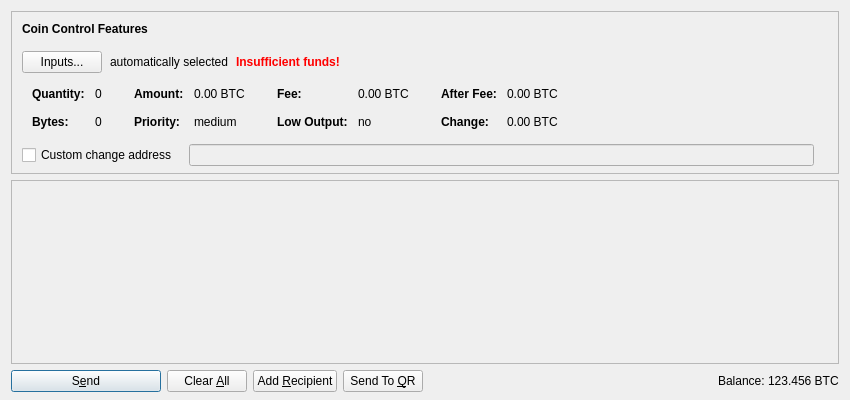
<?xml version="1.0" encoding="UTF-8"?>
<ui version="4.0">
 <class>SendCoinsDialog</class>
 <widget class="QDialog" name="SendCoinsDialog">
  <property name="geometry">
   <rect>
    <x>0</x>
    <y>0</y>
    <width>850</width>
    <height>400</height>
   </rect>
  </property>
  <property name="windowTitle">
   <string>Send Coins</string>
  </property>
  <layout class="QVBoxLayout" name="verticalLayout" stretch="0,1,0">
   <property name="bottomMargin">
    <number>8</number>
   </property>
   <item>
    <widget class="QFrame" name="frameCoinControl">
     <property name="sizePolicy">
      <sizepolicy hsizetype="Expanding" vsizetype="Expanding">
       <horstretch>0</horstretch>
       <verstretch>0</verstretch>
      </sizepolicy>
     </property>
     <property name="maximumSize">
      <size>
       <width>16777215</width>
       <height>16777215</height>
      </size>
     </property>
     <property name="frameShape">
      <enum>QFrame::StyledPanel</enum>
     </property>
     <property name="frameShadow">
      <enum>QFrame::Sunken</enum>
     </property>
     <layout class="QVBoxLayout" name="verticalLayoutCoinControl2">
      <property name="spacing">
       <number>0</number>
      </property>
      <property name="leftMargin">
       <number>0</number>
      </property>
      <property name="topMargin">
       <number>0</number>
      </property>
      <property name="rightMargin">
       <number>0</number>
      </property>
      <property name="bottomMargin">
       <number>6</number>
      </property>
      <item>
       <layout class="QVBoxLayout" name="verticalLayoutCoinControl" stretch="0,0,0,0,1">
        <property name="spacing">
         <number>0</number>
        </property>
        <property name="leftMargin">
         <number>10</number>
        </property>
        <property name="topMargin">
         <number>10</number>
        </property>
        <item>
         <layout class="QHBoxLayout" name="horizontalLayoutCoinControl1">
          <property name="bottomMargin">
           <number>15</number>
          </property>
          <item>
           <widget class="QLabel" name="labelCoinControlFeatures">
            <property name="sizePolicy">
             <sizepolicy hsizetype="Preferred" vsizetype="Maximum">
              <horstretch>0</horstretch>
              <verstretch>0</verstretch>
             </sizepolicy>
            </property>
            <property name="font">
             <font>
              <weight>75</weight>
              <bold>true</bold>
             </font>
            </property>
            <property name="styleSheet">
             <string notr="true">font-weight:bold;</string>
            </property>
            <property name="text">
             <string>Coin Control Features</string>
            </property>
           </widget>
          </item>
         </layout>
        </item>
        <item>
         <layout class="QHBoxLayout" name="horizontalLayoutCoinControl2" stretch="0,0,0,0">
          <property name="spacing">
           <number>8</number>
          </property>
          <property name="bottomMargin">
           <number>10</number>
          </property>
          <item>
           <widget class="QPushButton" name="pushButtonCoinControl">
            <property name="styleSheet">
             <string notr="true"/>
            </property>
            <property name="text">
             <string>Inputs...</string>
            </property>
           </widget>
          </item>
          <item>
           <widget class="QLabel" name="labelCoinControlAutomaticallySelected">
            <property name="text">
             <string>automatically selected</string>
            </property>
            <property name="margin">
             <number>5</number>
            </property>
           </widget>
          </item>
          <item>
           <widget class="QLabel" name="labelCoinControlInsuffFunds">
            <property name="font">
             <font>
              <weight>75</weight>
              <bold>true</bold>
             </font>
            </property>
            <property name="styleSheet">
             <string notr="true">color:red;font-weight:bold;</string>
            </property>
            <property name="text">
             <string>Insufficient funds!</string>
            </property>
            <property name="margin">
             <number>5</number>
            </property>
           </widget>
          </item>
          <item>
           <spacer name="horizontalSpacerCoinControl">
            <property name="orientation">
             <enum>Qt::Horizontal</enum>
            </property>
            <property name="sizeHint" stdset="0">
             <size>
              <width>40</width>
              <height>1</height>
             </size>
            </property>
           </spacer>
          </item>
         </layout>
        </item>
        <item>
         <widget class="QWidget" name="widgetCoinControl" native="true">
          <property name="sizePolicy">
           <sizepolicy hsizetype="Preferred" vsizetype="Preferred">
            <horstretch>0</horstretch>
            <verstretch>0</verstretch>
           </sizepolicy>
          </property>
          <property name="minimumSize">
           <size>
            <width>0</width>
            <height>0</height>
           </size>
          </property>
          <property name="styleSheet">
           <string notr="true"/>
          </property>
          <layout class="QHBoxLayout" name="horizontalLayoutCoinControl5">
           <property name="margin">
            <number>0</number>
           </property>
           <item>
            <layout class="QHBoxLayout" name="horizontalLayoutCoinControl3" stretch="0,0,0,1">
             <property name="spacing">
              <number>20</number>
             </property>
             <property name="topMargin">
              <number>0</number>
             </property>
             <property name="bottomMargin">
              <number>10</number>
             </property>
             <item>
              <layout class="QFormLayout" name="formLayoutCoinControl1">
               <property name="horizontalSpacing">
                <number>10</number>
               </property>
               <property name="verticalSpacing">
                <number>14</number>
               </property>
               <property name="leftMargin">
                <number>10</number>
               </property>
               <property name="topMargin">
                <number>4</number>
               </property>
               <property name="rightMargin">
                <number>6</number>
               </property>
               <item row="0" column="0">
                <widget class="QLabel" name="labelCoinControlQuantityText">
                 <property name="font">
                  <font>
                   <weight>75</weight>
                   <bold>true</bold>
                  </font>
                 </property>
                 <property name="text">
                  <string>Quantity:</string>
                 </property>
                 <property name="margin">
                  <number>0</number>
                 </property>
                </widget>
               </item>
               <item row="0" column="1">
                <widget class="QLabel" name="labelCoinControlQuantity">
                 <property name="cursor">
                  <cursorShape>IBeamCursor</cursorShape>
                 </property>
                 <property name="contextMenuPolicy">
                  <enum>Qt::ActionsContextMenu</enum>
                 </property>
                 <property name="text">
                  <string notr="true">0</string>
                 </property>
                 <property name="margin">
                  <number>0</number>
                 </property>
                 <property name="textInteractionFlags">
                  <set>Qt::LinksAccessibleByMouse|Qt::TextSelectableByKeyboard|Qt::TextSelectableByMouse</set>
                 </property>
                </widget>
               </item>
               <item row="1" column="0">
                <widget class="QLabel" name="labelCoinControlBytesText">
                 <property name="font">
                  <font>
                   <weight>75</weight>
                   <bold>true</bold>
                  </font>
                 </property>
                 <property name="text">
                  <string>Bytes:</string>
                 </property>
                </widget>
               </item>
               <item row="1" column="1">
                <widget class="QLabel" name="labelCoinControlBytes">
                 <property name="cursor">
                  <cursorShape>IBeamCursor</cursorShape>
                 </property>
                 <property name="contextMenuPolicy">
                  <enum>Qt::ActionsContextMenu</enum>
                 </property>
                 <property name="text">
                  <string notr="true">0</string>
                 </property>
                 <property name="textInteractionFlags">
                  <set>Qt::LinksAccessibleByMouse|Qt::TextSelectableByKeyboard|Qt::TextSelectableByMouse</set>
                 </property>
                </widget>
               </item>
              </layout>
             </item>
             <item>
              <layout class="QFormLayout" name="formLayoutCoinControl2">
               <property name="horizontalSpacing">
                <number>10</number>
               </property>
               <property name="verticalSpacing">
                <number>14</number>
               </property>
               <property name="leftMargin">
                <number>6</number>
               </property>
               <property name="topMargin">
                <number>4</number>
               </property>
               <property name="rightMargin">
                <number>6</number>
               </property>
               <item row="0" column="0">
                <widget class="QLabel" name="labelCoinControlAmountText">
                 <property name="font">
                  <font>
                   <weight>75</weight>
                   <bold>true</bold>
                  </font>
                 </property>
                 <property name="text">
                  <string>Amount:</string>
                 </property>
                 <property name="margin">
                  <number>0</number>
                 </property>
                </widget>
               </item>
               <item row="0" column="1">
                <widget class="QLabel" name="labelCoinControlAmount">
                 <property name="cursor">
                  <cursorShape>IBeamCursor</cursorShape>
                 </property>
                 <property name="contextMenuPolicy">
                  <enum>Qt::ActionsContextMenu</enum>
                 </property>
                 <property name="text">
                  <string notr="true">0.00 BTC</string>
                 </property>
                 <property name="textInteractionFlags">
                  <set>Qt::LinksAccessibleByMouse|Qt::TextSelectableByKeyboard|Qt::TextSelectableByMouse</set>
                 </property>
                </widget>
               </item>
               <item row="1" column="0">
                <widget class="QLabel" name="labelCoinControlPriorityText">
                 <property name="font">
                  <font>
                   <weight>75</weight>
                   <bold>true</bold>
                  </font>
                 </property>
                 <property name="text">
                  <string>Priority:</string>
                 </property>
                </widget>
               </item>
               <item row="1" column="1">
                <widget class="QLabel" name="labelCoinControlPriority">
                 <property name="cursor">
                  <cursorShape>IBeamCursor</cursorShape>
                 </property>
                 <property name="contextMenuPolicy">
                  <enum>Qt::ActionsContextMenu</enum>
                 </property>
                 <property name="text">
                  <string notr="true">medium</string>
                 </property>
                 <property name="textInteractionFlags">
                  <set>Qt::LinksAccessibleByMouse|Qt::TextSelectableByKeyboard|Qt::TextSelectableByMouse</set>
                 </property>
                </widget>
               </item>
              </layout>
             </item>
             <item>
              <layout class="QFormLayout" name="formLayoutCoinControl3">
               <property name="horizontalSpacing">
                <number>10</number>
               </property>
               <property name="verticalSpacing">
                <number>14</number>
               </property>
               <property name="leftMargin">
                <number>6</number>
               </property>
               <property name="topMargin">
                <number>4</number>
               </property>
               <property name="rightMargin">
                <number>6</number>
               </property>
               <item row="0" column="0">
                <widget class="QLabel" name="labelCoinControlFeeText">
                 <property name="font">
                  <font>
                   <weight>75</weight>
                   <bold>true</bold>
                  </font>
                 </property>
                 <property name="text">
                  <string>Fee:</string>
                 </property>
                 <property name="margin">
                  <number>0</number>
                 </property>
                </widget>
               </item>
               <item row="0" column="1">
                <widget class="QLabel" name="labelCoinControlFee">
                 <property name="cursor">
                  <cursorShape>IBeamCursor</cursorShape>
                 </property>
                 <property name="contextMenuPolicy">
                  <enum>Qt::ActionsContextMenu</enum>
                 </property>
                 <property name="text">
                  <string notr="true">0.00 BTC</string>
                 </property>
                 <property name="textInteractionFlags">
                  <set>Qt::LinksAccessibleByMouse|Qt::TextSelectableByKeyboard|Qt::TextSelectableByMouse</set>
                 </property>
                </widget>
               </item>
               <item row="1" column="0">
                <widget class="QLabel" name="labelCoinControlLowOutputText">
                 <property name="font">
                  <font>
                   <weight>75</weight>
                   <bold>true</bold>
                  </font>
                 </property>
                 <property name="text">
                  <string>Low Output:</string>
                 </property>
                </widget>
               </item>
               <item row="1" column="1">
                <widget class="QLabel" name="labelCoinControlLowOutput">
                 <property name="cursor">
                  <cursorShape>IBeamCursor</cursorShape>
                 </property>
                 <property name="contextMenuPolicy">
                  <enum>Qt::ActionsContextMenu</enum>
                 </property>
                 <property name="text">
                  <string notr="true">no</string>
                 </property>
                 <property name="textInteractionFlags">
                  <set>Qt::LinksAccessibleByMouse|Qt::TextSelectableByKeyboard|Qt::TextSelectableByMouse</set>
                 </property>
                </widget>
               </item>
              </layout>
             </item>
             <item>
              <layout class="QFormLayout" name="formLayoutCoinControl4">
               <property name="horizontalSpacing">
                <number>10</number>
               </property>
               <property name="verticalSpacing">
                <number>14</number>
               </property>
               <property name="leftMargin">
                <number>6</number>
               </property>
               <property name="topMargin">
                <number>4</number>
               </property>
               <property name="rightMargin">
                <number>6</number>
               </property>
               <item row="0" column="0">
                <widget class="QLabel" name="labelCoinControlAfterFeeText">
                 <property name="font">
                  <font>
                   <weight>75</weight>
                   <bold>true</bold>
                  </font>
                 </property>
                 <property name="text">
                  <string>After Fee:</string>
                 </property>
                 <property name="margin">
                  <number>0</number>
                 </property>
                </widget>
               </item>
               <item row="0" column="1">
                <widget class="QLabel" name="labelCoinControlAfterFee">
                 <property name="cursor">
                  <cursorShape>IBeamCursor</cursorShape>
                 </property>
                 <property name="contextMenuPolicy">
                  <enum>Qt::ActionsContextMenu</enum>
                 </property>
                 <property name="text">
                  <string notr="true">0.00 BTC</string>
                 </property>
                 <property name="textInteractionFlags">
                  <set>Qt::LinksAccessibleByMouse|Qt::TextSelectableByKeyboard|Qt::TextSelectableByMouse</set>
                 </property>
                </widget>
               </item>
               <item row="1" column="0">
                <widget class="QLabel" name="labelCoinControlChangeText">
                 <property name="font">
                  <font>
                   <weight>75</weight>
                   <bold>true</bold>
                  </font>
                 </property>
                 <property name="text">
                  <string>Change:</string>
                 </property>
                </widget>
               </item>
               <item row="1" column="1">
                <widget class="QLabel" name="labelCoinControlChange">
                 <property name="cursor">
                  <cursorShape>IBeamCursor</cursorShape>
                 </property>
                 <property name="contextMenuPolicy">
                  <enum>Qt::ActionsContextMenu</enum>
                 </property>
                 <property name="text">
                  <string notr="true">0.00 BTC</string>
                 </property>
                 <property name="textInteractionFlags">
                  <set>Qt::LinksAccessibleByMouse|Qt::TextSelectableByKeyboard|Qt::TextSelectableByMouse</set>
                 </property>
                </widget>
               </item>
              </layout>
             </item>
            </layout>
           </item>
          </layout>
         </widget>
        </item>
        <item>
         <layout class="QHBoxLayout" name="horizontalLayoutCoinControl4" stretch="0,0,0">
          <property name="spacing">
           <number>12</number>
          </property>
          <property name="sizeConstraint">
           <enum>QLayout::SetDefaultConstraint</enum>
          </property>
          <property name="topMargin">
           <number>5</number>
          </property>
          <property name="rightMargin">
           <number>5</number>
          </property>
          <item>
           <widget class="QCheckBox" name="checkBoxCoinControlChange">
            <property name="toolTip">
             <string>If this is activated, but the change address is empty or invalid, change will be sent to a newly generated address.</string>
            </property>
            <property name="text">
             <string>Custom change address</string>
            </property>
           </widget>
          </item>
          <item>
           <widget class="QValidatedLineEdit" name="lineEditCoinControlChange">
            <property name="enabled">
             <bool>false</bool>
            </property>
            <property name="sizePolicy">
             <sizepolicy hsizetype="Expanding" vsizetype="Fixed">
              <horstretch>0</horstretch>
              <verstretch>0</verstretch>
             </sizepolicy>
            </property>
           </widget>
          </item>
          <item>
           <widget class="QLabel" name="labelCoinControlChangeLabel">
            <property name="sizePolicy">
             <sizepolicy hsizetype="Preferred" vsizetype="Expanding">
              <horstretch>0</horstretch>
              <verstretch>0</verstretch>
             </sizepolicy>
            </property>
            <property name="minimumSize">
             <size>
              <width>0</width>
              <height>0</height>
             </size>
            </property>
            <property name="text">
             <string/>
            </property>
            <property name="margin">
             <number>3</number>
            </property>
           </widget>
          </item>
         </layout>
        </item>
        <item>
         <spacer name="verticalSpacerCoinControl">
          <property name="orientation">
           <enum>Qt::Vertical</enum>
          </property>
          <property name="sizeHint" stdset="0">
           <size>
            <width>800</width>
            <height>1</height>
           </size>
          </property>
         </spacer>
        </item>
       </layout>
      </item>
     </layout>
    </widget>
   </item>
   <item>
    <widget class="QScrollArea" name="scrollArea">
     <property name="widgetResizable">
      <bool>true</bool>
     </property>
     <widget class="QWidget" name="scrollAreaWidgetContents">
      <property name="geometry">
       <rect>
        <x>0</x>
        <y>0</y>
        <width>830</width>
        <height>177</height>
       </rect>
      </property>
      <layout class="QVBoxLayout" name="verticalLayout_2" stretch="0,1">
       <property name="margin">
        <number>0</number>
       </property>
       <item>
        <layout class="QVBoxLayout" name="entries">
         <property name="spacing">
          <number>6</number>
         </property>
        </layout>
       </item>
       <item>
        <spacer name="verticalSpacer">
         <property name="orientation">
          <enum>Qt::Vertical</enum>
         </property>
         <property name="sizeHint" stdset="0">
          <size>
           <width>20</width>
           <height>40</height>
          </size>
         </property>
        </spacer>
       </item>
      </layout>
     </widget>
    </widget>
   </item>
   <item>
    <layout class="QHBoxLayout" name="horizontalLayout">
     <item>
      <widget class="QPushButton" name="sendButton">
       <property name="minimumSize">
        <size>
         <width>150</width>
         <height>0</height>
        </size>
       </property>
       <property name="toolTip">
        <string>Confirm the send action</string>
       </property>
       <property name="text">
        <string>S&amp;end</string>
       </property>
       <property name="icon">
        <iconset resource="../fedoracoin.qrc">
         <normaloff>:/icons/send</normaloff>:/icons/send</iconset>
       </property>
       <property name="default">
        <bool>true</bool>
       </property>
      </widget>
     </item>
     <item>
      <widget class="QPushButton" name="clearButton">
       <property name="sizePolicy">
        <sizepolicy hsizetype="Minimum" vsizetype="Fixed">
         <horstretch>0</horstretch>
         <verstretch>0</verstretch>
        </sizepolicy>
       </property>
       <property name="toolTip">
        <string>Clear all fields of the form.</string>
       </property>
       <property name="text">
        <string>Clear &amp;All</string>
       </property>
       <property name="icon">
        <iconset resource="../fedoracoin.qrc">
         <normaloff>:/icons/remove</normaloff>:/icons/remove</iconset>
       </property>
       <property name="autoRepeatDelay">
        <number>300</number>
       </property>
       <property name="autoDefault">
        <bool>false</bool>
       </property>
      </widget>
     </item>
     <item>
      <widget class="QPushButton" name="addButton">
       <property name="toolTip">
        <string>Send to multiple recipients at once</string>
       </property>
       <property name="text">
        <string>Add &amp;Recipient</string>
       </property>
       <property name="icon">
        <iconset resource="../fedoracoin.qrc">
         <normaloff>:/icons/add</normaloff>:/icons/add</iconset>
       </property>
       <property name="autoDefault">
        <bool>false</bool>
       </property>
      </widget>
     </item>
     <item>
      <widget class="QPushButton" name="sendQRButton">
       <property name="text">
        <string>Send To &amp;QR</string>
       </property>
       <property name="icon">
        <iconset resource="../fedoracoin.qrc">
         <normaloff>:/icons/qrcode</normaloff>:/icons/qrcode</iconset>
       </property>
      </widget>
     </item>
     <item>
      <spacer name="horizontalSpacer">
       <property name="orientation">
        <enum>Qt::Horizontal</enum>
       </property>
       <property name="sizeHint" stdset="0">
        <size>
         <width>40</width>
         <height>20</height>
        </size>
       </property>
      </spacer>
     </item>
     <item>
      <layout class="QHBoxLayout" name="horizontalLayout_2">
       <property name="spacing">
        <number>3</number>
       </property>
       <item>
        <widget class="QLabel" name="label">
         <property name="sizePolicy">
          <sizepolicy hsizetype="Preferred" vsizetype="Fixed">
           <horstretch>0</horstretch>
           <verstretch>0</verstretch>
          </sizepolicy>
         </property>
         <property name="text">
          <string>Balance:</string>
         </property>
        </widget>
       </item>
       <item>
        <widget class="QLabel" name="labelBalance">
         <property name="sizePolicy">
          <sizepolicy hsizetype="Preferred" vsizetype="Fixed">
           <horstretch>0</horstretch>
           <verstretch>0</verstretch>
          </sizepolicy>
         </property>
         <property name="cursor">
          <cursorShape>IBeamCursor</cursorShape>
         </property>
         <property name="text">
          <string notr="true">123.456 BTC</string>
         </property>
         <property name="textInteractionFlags">
          <set>Qt::LinksAccessibleByMouse|Qt::TextSelectableByKeyboard|Qt::TextSelectableByMouse</set>
         </property>
        </widget>
       </item>
      </layout>
     </item>
    </layout>
   </item>
  </layout>
 </widget>
 <customwidgets>
  <customwidget>
   <class>QValidatedLineEdit</class>
   <extends>QLineEdit</extends>
   <header>qvalidatedlineedit.h</header>
  </customwidget>
 </customwidgets>
 <resources>
  <include location="../fedoracoin.qrc"/>
 </resources>
 <connections/>
</ui>
